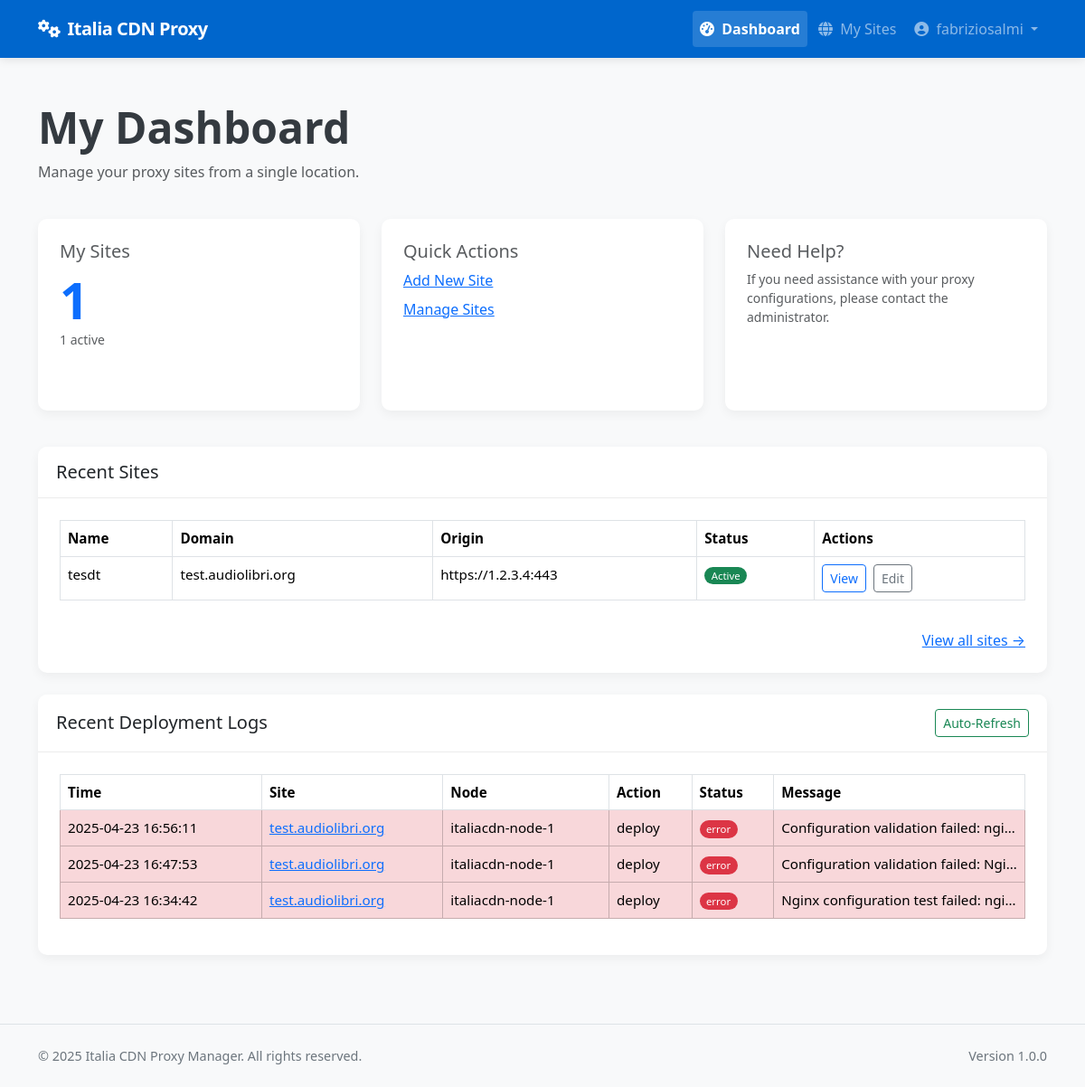
The page /client/dashboard (signed in) on the database as committed earlier.
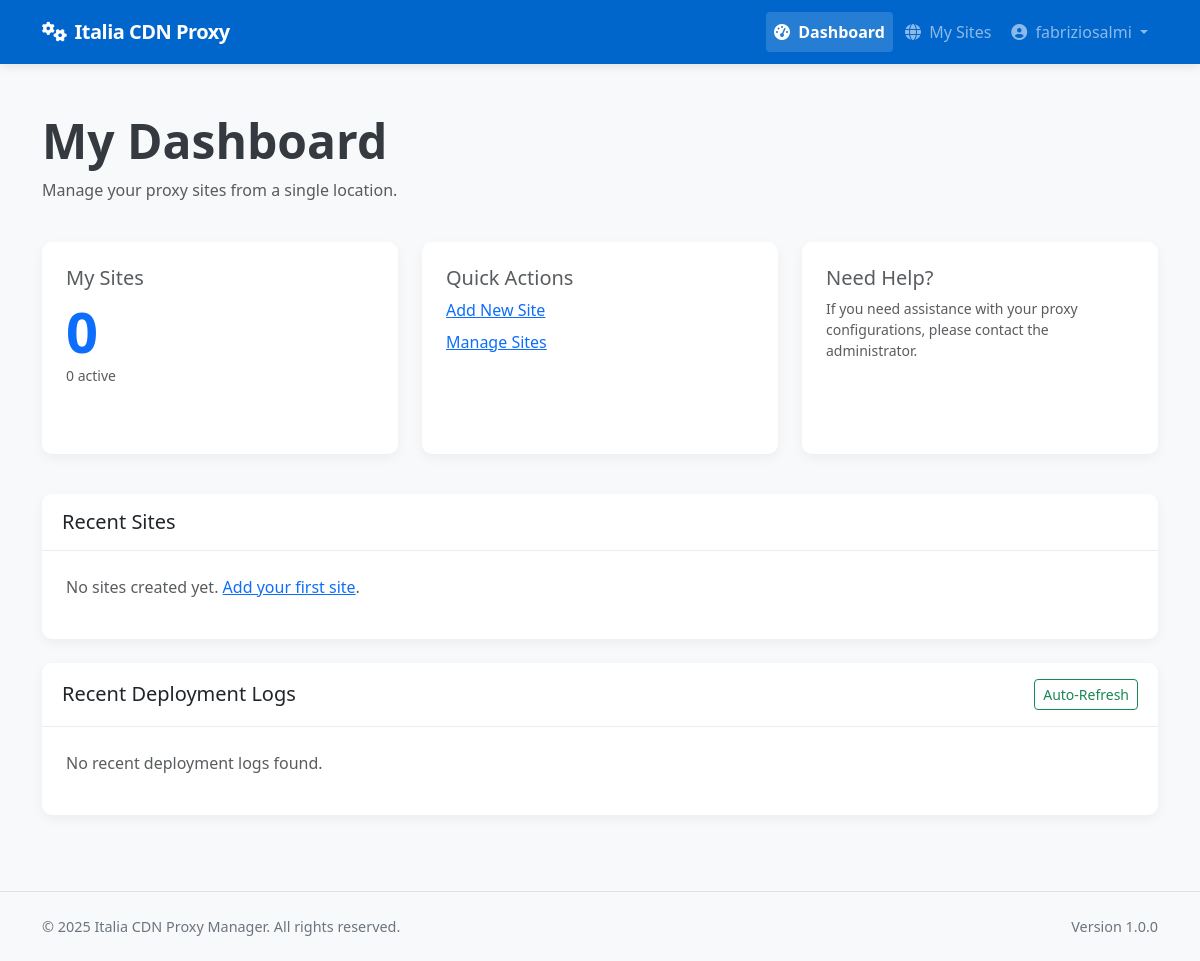
The same page on the database as committed later.
### app/models/models.py (models this page shows, shortened)
class Site(db.Model):
    __tablename__ = 'sites'
    id = db.Column(db.Integer, primary_key=True)
    name = db.Column(db.String(64), nullable=False)
    domain = db.Column(db.String(255), unique=True, nullable=False)
    protocol = db.Column(db.String(10), nullable=False, default='https')  # http or https
    origin_protocol = db.Column(db.String(10), nullable=False, default='http')  # http or https for origin
    origin_address = db.Column(db.String(255), nullable=False)  # Backend server address
    origin_port = db.Column(db.Integer, nullable=False)
    user_id = db.Column(db.Integer, db.ForeignKey('users.id'), nullable=True)  # Allow null for discovered sites
    is_active = db.Column(db.Boolean, default=True)
    is_blocked = db.Column(db.Boolean, default=False)
    is_discovered = db.Column(db.Boolean, default=False)  # Whether this site was discovered from node
    use_waf = db.Column(db.Boolean, default=False)
    force_https = db.Column(db.Boolean, default=True)  # New column to force HTTP to HTTPS redirect
    enable_cache = db.Column(db.Boolean, default=True)
    cache_time = db.Column(db.Integer, default=3600)  # Cache time in seconds, default 1 hour
    cache_static_time = db.Column(db.Integer, default=86400)  # Cache time for static assets in seconds, default 1 day
    custom_cache_rules = db.Column(db.Text, nullable=True)  # Custom cache rules in Nginx format
    cache_browser_time = db.Column(db.Integer, default=3600)  # Browser cache time in seconds, default 1 hour
    created_at = db.Column(db.DateTime, default=datetime.utcnow)
    updated_at = db.Column(db.DateTime, default=datetime.utcnow, onupdate=datetime.utcnow)
    custom_config = db.Column(db.Text, nullable=True)  # Additional Nginx configuration
    site_nodes = db.relationship('SiteNode', backref='site', lazy='dynamic')
    ssl_certificates = db.relationship('SSLCertificate', backref='site', lazy='dynamic')
    config_versions = db.relationship('ConfigVersion', backref='site', lazy='dynamic')

class DeploymentLog(db.Model):
    __tablename__ = 'deployment_logs'
    id = db.Column(db.Integer, primary_key=True)
    site_id = db.Column(db.Integer, db.ForeignKey('sites.id'), nullable=False)
    node_id = db.Column(db.Integer, db.ForeignKey('nodes.id'), nullable=False)
    user_id = db.Column(db.Integer, db.ForeignKey('users.id'), nullable=True)  # Who performed the action
    action = db.Column(db.String(64), nullable=False)  # deploy, update, remove, ssl_renew, discovery, rollback
    status = db.Column(db.String(20), nullable=False)  # success, error
    message = db.Column(db.Text, nullable=True)
    created_at = db.Column(db.DateTime, default=datetime.utcnow)
    site = db.relationship('Site', backref=db.backref('deployment_logs', lazy='dynamic'))
    node = db.relationship('Node', backref=db.backref('deployment_logs', lazy='dynamic'))
    user = db.relationship('User', backref=db.backref('deployment_logs', lazy='dynamic'))

class Node(db.Model):
    __tablename__ = 'nodes'
    id = db.Column(db.Integer, primary_key=True)
    name = db.Column(db.String(64), unique=True, nullable=False)
    ip_address = db.Column(db.String(45), nullable=False)  # IPv4 or IPv6
    ssh_port = db.Column(db.Integer, default=22)
    ssh_user = db.Column(db.String(64), nullable=False)
    ssh_key_path = db.Column(db.String(256), nullable=True)  # Path to SSH key file
    ssh_password = db.Column(db.String(256), nullable=True)  # Encrypted password (if using password auth)
    is_active = db.Column(db.Boolean, default=True)
    is_discovered = db.Column(db.Boolean, default=False)  # Whether this node was discovered from YAML
    created_at = db.Column(db.DateTime, default=datetime.utcnow)
    updated_at = db.Column(db.DateTime, default=datetime.utcnow, onupdate=datetime.utcnow)
    nginx_config_path = db.Column(db.String(256), default='/etc/nginx/conf.d')
    nginx_reload_command = db.Column(db.String(256), default='sudo systemctl reload nginx')
    detected_nginx_path = db.Column(db.String(256), nullable=True)  # Store detected nginx path
    site_nodes = db.relationship('SiteNode', backref='node', lazy='dynamic')

### app/controllers/client.py (the view)
@client.route('/dashboard')
@login_required
@client_required
def dashboard():
    site_count = Site.query.filter_by(user_id=current_user.id).count()
    active_site_count = Site.query.filter_by(user_id=current_user.id, is_active=True).count()
    sites = Site.query.filter_by(user_id=current_user.id).order_by(Site.created_at.desc()).limit(5).all()
    site_ids = [site.id for site in Site.query.filter_by(user_id=current_user.id).all()]
    latest_logs = DeploymentLog.query.filter(DeploymentLog.site_id.in_(site_ids)).order_by(DeploymentLog.created_at.desc()).limit(10).all() if site_ids else []
    return render_template('client/dashboard.html',
                           site_count=site_count,
                           active_site_count=active_site_count,
                           sites=sites,
                           latest_logs=latest_logs)

### app/models/__init__.py (called while the page is built)
@login_manager.user_loader
def load_user(user_id):
    return User.query.get(int(user_id))

### app/models/models.py (called while the page is built)
    def is_admin(self):
        return self.role == 'admin'

    def is_client(self):
        return self.role == 'client'

### app/services/access_control.py (called while the page is built)
def client_required(f):
    @wraps(f)
    def decorated_function(*args, **kwargs):
        if not current_user.is_client():
            flash('This page is available only for client users.', 'error')
            return abort(403)
        return f(*args, **kwargs)
    return decorated_function

### app/templates/client/dashboard.html (shortened to what the changed rows need)
{% extends "base.html" %}
{% block content %}
<div class="container py-4">
    <div class="row mb-4">
        <div class="col-12">
            <h1 class="display-5 fw-bold mb-2">My Dashboard</h1>
        </div>
    </div>
    <div class="row mb-4">
        <div class="col-md-4 mb-3">
            <div class="card h-100">
                <div class="card-body">
                    <h5 class="card-title text-muted mb-2">My Sites</h5>
                    <p class="display-4 fw-bold text-primary mb-0">{{ site_count }}</p>
                    <p class="small text-muted">{{ active_site_count }} active</p>
                </div>
            </div>
        </div>
    </div>
    <div class="card mb-4">
        <div class="card-body">
            {% if sites %}
            <div class="table-responsive">
                <table class="table table-bordered table-hover">
                    <thead>
                        <tr>
                            <th>Name</th>
                            <th>Domain</th>
                            <th>Origin</th>
                            <th>Status</th>
                            <th>Actions</th>
                        </tr>
                    </thead>
                    <tbody>
                        {% for site in sites %}
                        <tr>
                            <td>{{ site.name }}</td>
                            <td>{{ site.domain }}</td>
                            <td>{{ site.protocol }}://{{ site.origin_address }}:{{ site.origin_port }}</td>
                            <td>
                                <span class="badge rounded-pill {% if site.is_active %}bg-success{% else %}bg-danger{% endif %}">
                                    {{ 'Active' if site.is_active else 'Inactive' }}
                                </span>
                            </td>
                            <td>
                                <a href="{{ url_for('client.view_site', site_id=site.id) }}" class="btn btn-sm btn-outline-primary me-1">View</a>
                                <a href="{{ url_for('client.edit_site', site_id=site.id) }}" class="btn btn-sm btn-outline-secondary">Edit</a>
                            </td>
                        </tr>
                        {% endfor %}
                    </tbody>
                </table>
            </div>
            <div class="mt-3 text-end">
                <a href="{{ url_for('client.list_sites') }}" class="text-primary">View all sites →</a>
            </div>
            {% else %}
            <p class="text-muted">No sites created yet.
                <a href="{{ url_for('client.new_site') }}" class="text-primary">Add your first site</a>.
            </p>
            {% endif %}
        </div>
    </div>
    <div class="card">
        <div class="card-body">
            {% if latest_logs %}
            <div class="table-responsive" id="logsTableContainer">
                <table class="table table-bordered table-hover">
                    <thead>
                        <tr>
                            <th>Time</th>
                            <th>Site</th>
                            <th>Node</th>
                            <th>Action</th>
                            <th>Status</th>
                            <th>Message</th>
                        </tr>
                    </thead>
                    <tbody>
                        {% for log in latest_logs %}
                        <tr class="{% if log.status == 'error' %}table-danger{% endif %}">
                            <td>{{ log.created_at.strftime('%Y-%m-%d %H:%M:%S') }}</td>
                            <td>
                                <a href="{{ url_for('client.view_site', site_id=log.site_id) }}" class="text-primary">
                                    {{ log.site.domain }}
                                </a>
                            </td>
                            <td>{{ log.node.name }}</td>
                            <td>{{ log.action }}</td>
                            <td>
                                <span class="badge rounded-pill
                                {% if log.status == 'success' %}bg-success
                                {% elif log.status == 'error' %}bg-danger
                                {% else %}bg-warning{% endif %}">
                                    {{ log.status }}
                                </span>
                            </td>
                            <td class="text-truncate" style="max-width: 200px;">{{ log.message }}</td>
                        </tr>
                        {% endfor %}
                    </tbody>
                </table>
            </div>
            {% else %}
            <p class="text-muted">No recent deployment logs found.</p>
            {% endif %}
        </div>
    </div>
</div>
{% endblock %}

Rows that differ between the two databases and show on the page:
removed Site: name "tesdt", domain "test.audiolibri.org", protocol "https", origin_address "1.2.3.4", origin_port "443", is_active "Active"
removed DeploymentLog: created_at "2025-04-23 16:56:11", site.domain "test.audiolibri.org", node.name "italiacdn-node-1", action "deploy", status "error", message "Configuration validation failed: ngi…"
removed DeploymentLog: created_at "2025-04-23 16:47:53", site.domain "test.audiolibri.org", node.name "italiacdn-node-1", action "deploy", status "error", message "Configuration validation failed: Ngi…"
removed DeploymentLog: created_at "2025-04-23 16:34:42", site.domain "test.audiolibri.org", node.name "italiacdn-node-1", action "deploy", status "error", message "Nginx configuration test failed: ngi…"
Other text that changed with them:
{{ site_count }}: "1" → "0"
{{ active_site_count }}: "1" → "0"
text no longer shown: "Name Domain Origin Status Actions View all sites → Time Site Node Action Status Message"
text now shown: "No sites created yet. Add your first site . No recent deployment logs found."
